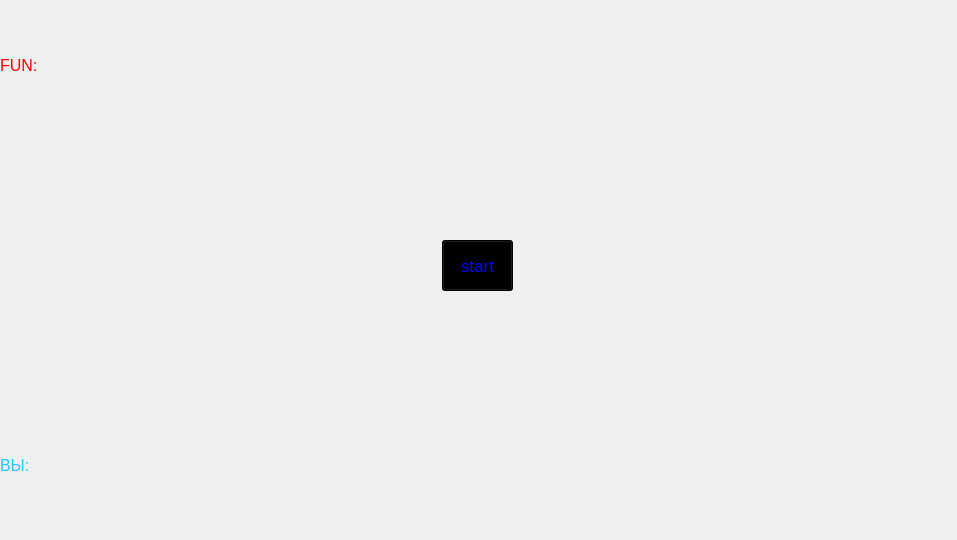
<?xml version="1.0" encoding="UTF-8"?>
<ui version="4.0">
 <class>MainWindow</class>
 <widget class="QMainWindow" name="MainWindow">
  <property name="geometry">
   <rect>
    <x>0</x>
    <y>0</y>
    <width>957</width>
    <height>540</height>
   </rect>
  </property>
  <property name="windowTitle">
   <string>MainWindow</string>
  </property>
  <widget class="QWidget" name="centralwidget">
   <widget class="QLabel" name="FON">
    <property name="geometry">
     <rect>
      <x>0</x>
      <y>-10</y>
      <width>961</width>
      <height>561</height>
     </rect>
    </property>
    <property name="text">
     <string/>
    </property>
    <property name="pixmap">
     <pixmap>../FUN beta/W9dC.gif</pixmap>
    </property>
   </widget>
   <widget class="QLabel" name="NOVA">
    <property name="geometry">
     <rect>
      <x>0</x>
      <y>0</y>
      <width>961</width>
      <height>131</height>
     </rect>
    </property>
    <property name="font">
     <font>
      <pointsize>12</pointsize>
     </font>
    </property>
    <property name="styleSheet">
     <string notr="true">color: rgb(255, 0, 0);</string>
    </property>
    <property name="text">
     <string>FUN:</string>
    </property>
    <property name="margin">
     <number>20</number>
    </property>
   </widget>
   <widget class="QLabel" name="ILIA">
    <property name="geometry">
     <rect>
      <x>0</x>
      <y>380</y>
      <width>951</width>
      <height>171</height>
     </rect>
    </property>
    <property name="font">
     <font>
      <pointsize>12</pointsize>
     </font>
    </property>
    <property name="styleSheet">
     <string notr="true">color: rgb(28, 202, 255);</string>
    </property>
    <property name="text">
     <string>ВЫ:</string>
    </property>
    <property name="margin">
     <number>20</number>
    </property>
   </widget>
   <widget class="QPushButton" name="StartEnd">
    <property name="geometry">
     <rect>
      <x>442</x>
      <y>240</y>
      <width>71</width>
      <height>51</height>
     </rect>
    </property>
    <property name="font">
     <font>
      <pointsize>13</pointsize>
      <weight>50</weight>
      <italic>false</italic>
      <bold>false</bold>
      <underline>false</underline>
      <strikeout>false</strikeout>
     </font>
    </property>
    <property name="styleSheet">
     <string notr="true">background:rgb(0,0,0);
color:blue;</string>
    </property>
    <property name="text">
     <string>start</string>
    </property>
   </widget>
  </widget>
 </widget>
 <resources/>
 <connections/>
</ui>
